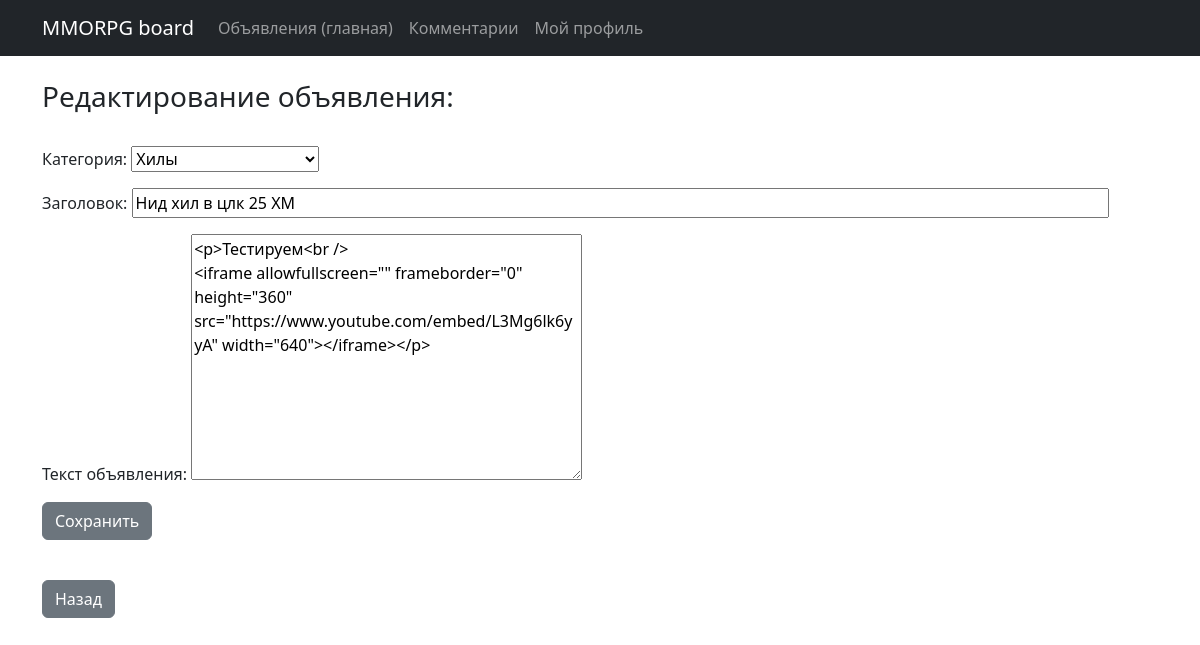
Screenshot of /advertisement/1/edit (signed in) with the database file from the repository.
### board/models.py (models this page shows)
class Advertisement(models.Model):
    author = models.ForeignKey(User, on_delete=models.CASCADE)
    category = models.CharField(max_length=15, choices=categories, verbose_name='Категория')
    time_create = models.DateTimeField(auto_now_add=True)
    title = models.CharField(max_length=100, verbose_name='Заголовок')
    content = RichTextField()

### board/views.py (the view, shortened to what this page needs)
# urls.py: path('advertisement/<int:pk>/edit', EditAdvertisement.as_view()),
class EditAdvertisement(PermissionRequiredMixin, UpdateView):
    permission_required = 'board.change_advertisement'
    template_name = 'edit_advertisement.html'
    form_class = AdvertisementForm
    success_url = '/create/'
    def dispatch(self, request, *args, **kwargs):
        author = Advertisement.objects.get(pk=self.kwargs.get('pk')).author.username
        if self.request.user.username == 'admin' or self.request.user.username == author:
            return super().dispatch(request, *args, **kwargs)
        else:
            return HttpResponse("Только автор имеет право редактировать объявления")
    def get_object(self, **kwargs):
        id = self.kwargs.get('pk')
        return Advertisement.objects.get(pk=id)

### board/forms.py
class AdvertisementForm(forms.ModelForm):
    class Meta:
        model = Advertisement
        widgets = {'title': forms.TextInput(attrs={'size': '100'})}
        fields = ('category', 'title', 'content',)
    def __init__(self, *args, **kwargs):
        super(AdvertisementForm, self).__init__(*args, **kwargs)
        self.fields['category'].label = "Категория"
        self.fields['title'].label = "Заголовок"
        self.fields['content'].label = "Текст объявления"

### templates/edit_advertisement.html (shortened to what this page needs)
{% extends 'default.html' %}
{% load static %}
{% block content %}
    <br>
    <h3>Редактирование объявления:</h3><br>
	<form method="post" enctype="multipart/form-data">
        {{ form.as_p }}
		<input class="btn btn-secondary" type="submit" value="Сохранить">
	</form><br>
    <input type=button value="Назад" class="btn btn-secondary" onClick="javascript:history.go(-1);">
{% endblock content %}

### rows the page displays
Advertisement: category "Хилы", title "Нид хил в цлк 25 ХМ", content "<p>Тестируем<br /> <iframe allowfullscreen=\"\" frameborder=\"0\" height=\"360\" src=\"https://www.youtube.com/embed/L3Mg6lk6yyA\" width=\"640\"></iframe></p>"
